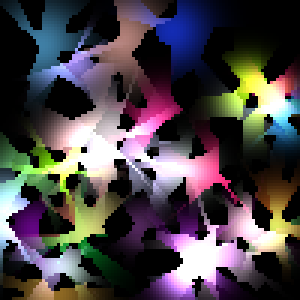
#> input picture Tareas/Tarea 2/Test Correccion/images/test_0.png, 100 x 100 px (shown 3 times larger)
$ python comparer.py 'Test Correccion/images/test_0.png' 'Test Correccion/images/test_1.png' 'Test Correccion/images/test_1.png'
#> lines starting #> are read from the running program, lines starting #| are printed output that depends on the picture
import matplotlib.image as img
import sys

if len(sys.argv) != 4:
    print("modo de uso: python3.5 comparer.py image1.png image2.png imageout.png")

else:
    path1 = sys.argv[1]
    path2 = sys.argv[2]
    path3 = sys.argv[3]
    image1 = img.imread(path1)
#> image1 is the input picture: shape (100, 100, 3) float32; mean R, G, B 0.296, 0.27, 0.288
    image2 = img.imread(path2)
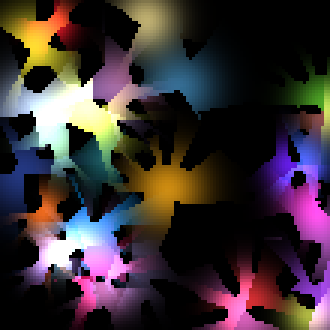
#> input picture Tareas/Tarea 2/Test Correccion/images/test_1.png, 110 x 110 px (shown 3 times larger)
#> image2 is the input picture: shape (110, 110, 3) float32; mean R, G, B 0.239, 0.194, 0.21
    image3 = img.imread(path1)


    dif_pixels = 0
    diference = 0
    for i in range(len(image1)):
        for j in range(len(image1[i])):
            diffR = abs(image1[i][j][0] - image2[i][j][0])
            diffG = abs(image1[i][j][1] - image2[i][j][1])
            diffB = abs(image1[i][j][2] - image2[i][j][2])
            total_diff = diffB + diffG + diffR
            if total_diff > 0.00001:
                dif_pixels += 1
            image3[i][j][0] = diffR
            image3[i][j][1] = diffG
            image3[i][j][2] = diffB
#> this loop made 100 passes
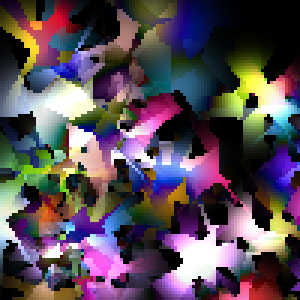
#> image3: shape (100, 100, 3) float32 (shown 3 times larger); mean R, G, B 0.349, 0.299, 0.341
#> after the loop, dif_pixels = 9178
    print("procentaje de pixeles distintos:", dif_pixels * 100 / (len(image1)*len(image1[0])))
#| procentaje de pixeles distintos: 91.78
    print("pixeles distintos:", dif_pixels)
#| pixeles distintos: 9178
    img.imsave(path3, image3)
